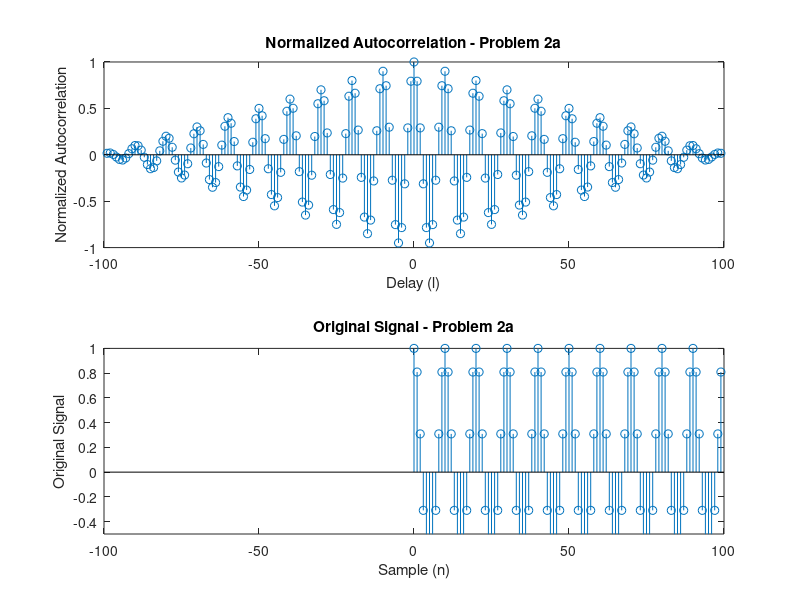
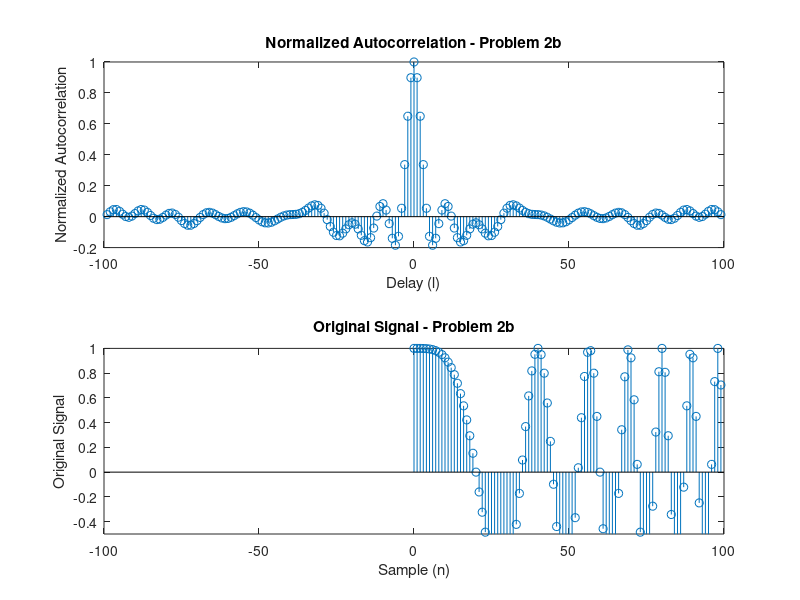

MATLAB code to generate these figures, in order:
%% Problem 2
n = 0:99;
x_a = @(n) cos(2.*pi.*.1.*n).*(n>=0).*(n<=99);
[ac1, lags1] = xcorr(x_a(n), 'coeff');

figure(1)
subplot(2,1,1)
stem(lags1, ac1)
title('Normalized Autocorrelation - Problem 2a')
ylabel('Normalized Autocorrelation')
xlabel('Delay (l)')

subplot(2,1,2)
stem(n, x_a(n))
title('Original Signal - Problem 2a')
ylabel('Original Signal')
xlabel('Sample (n)')
axis([-100 100 -.5 1])

%% 
x_b = @(n) cos(2.*pi.*(n.*n./1600)).*(n>=0).*(n<=99);
[ac2, lags2] = xcorr(x_b(n), 'coeff');

figure(2)
subplot(2,1,1)
stem(lags2, ac2)
title('Normalized Autocorrelation - Problem 2b')
ylabel('Normalized Autocorrelation')
xlabel('Delay (l)')

subplot(2,1,2)
stem(n, x_b(n))
title('Original Signal - Problem 2b')
ylabel('Original Signal')
xlabel('Sample (n)')
axis([-100 100 -.5 1])

%% Noisy
% noise
n_noise = 1:10000;

% Normalize for energy levels
count_a = 0;
for i = 1:100
    rand = randn(1,10000);
    x_norm = x_a(n_noise-2000)./sqrt(sum(x_a(n_noise).^2));
    rand_noise = rand(n_noise);
    % Scale noise down to .1
    y = 5.*x_norm+rand_noise;
    [ac3, lags3] = xcorr(y, x_a(n));
    [value_max, x_max] = max(ac3);
    % 2000 = compensate for delay
    % 10,000 = converting from lag back to n
    % Indexing fucking blows
    estimate = x_max - 10000 - 2000 + 1;
    if(estimate == 0)
       count_a = count_a + 1;
    end
end
count_a

% Normalize for energy levels
count_b = 0;
for i = 1:100
    rand = randn(1,10000);
    x_norm = x_b(n_noise-2000)./sqrt(sum(x_b(n_noise).^2));
    rand_noise = rand(n_noise);
    % Scale noise down to .1
    y = 5.*x_norm+rand_noise;
    [ac4, lags4] = xcorr(y, x_b(n));
    [value_max, x_max] = max(ac4);
    % 2000 = compensate for delay
    % 10,000 = converting from lag back to n
    estimate = x_max - 10000 - 2000 + 1;
    if(estimate == 0)
       count_b = count_b + 1;
    end
end
count_b

% 2e: Choose better
n = 0:99;
noise = load('ultra_test.txt')';
[ac5, lags5] = xcorr(noise, x_b(n));
[value_max, x_max] = max(ac5);
% Starts recording time 0
% End of signal is at -99
f = 100000;
s = 1000;
dist = .5.*s.*(x_max - length(noise))./f
